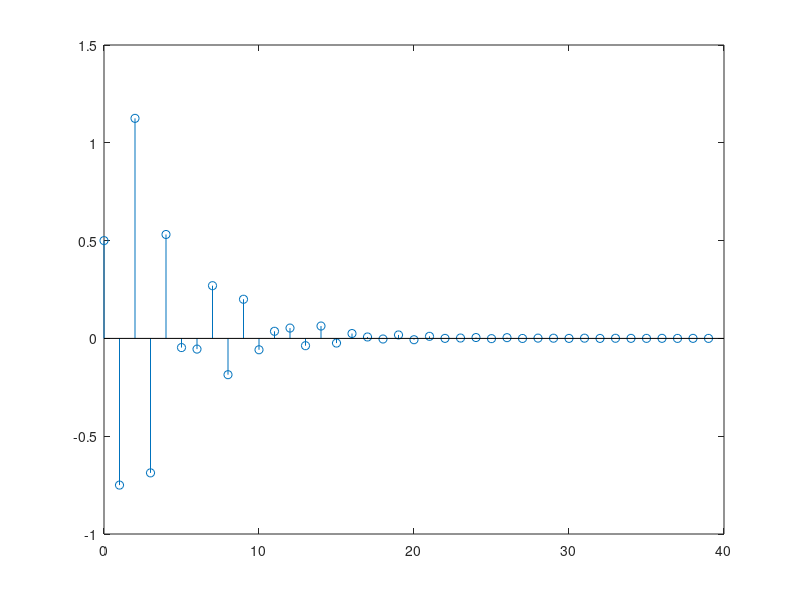

Write the MATLAB code that produced this figure.
% Stability Test of Discrete Systems 
clc
clear all
N=40;
num = [1 -1 1 0];
den = [2 1 -1 -1];
n = 0:N-1;
x =(n==0);
y = filter(num,den,x);
stem(n,y);


% For a discrete-time LTI(Linear time-invariant) system,
% a system is stable if and only if its Impulse Response is absolutely
% summable(exists and finite).
